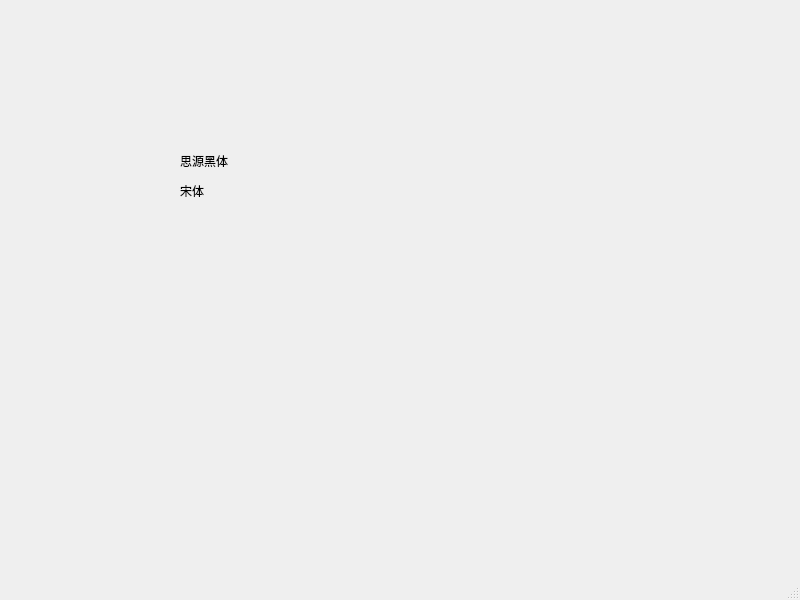
<?xml version="1.0" encoding="UTF-8"?>
<ui version="4.0">
 <class>MainWindow</class>
 <widget class="QMainWindow" name="MainWindow">
  <property name="geometry">
   <rect>
    <x>0</x>
    <y>0</y>
    <width>800</width>
    <height>600</height>
   </rect>
  </property>
  <property name="windowTitle">
   <string>MainWindow</string>
  </property>
  <widget class="QWidget" name="centralwidget">
   <widget class="QLabel" name="cal_img_label">
    <property name="enabled">
     <bool>true</bool>
    </property>
    <property name="geometry">
     <rect>
      <x>90</x>
      <y>70</y>
      <width>261</width>
      <height>131</height>
     </rect>
    </property>
    <property name="text">
     <string/>
    </property>
   </widget>
   <widget class="QLabel" name="label">
    <property name="geometry">
     <rect>
      <x>180</x>
      <y>150</y>
      <width>67</width>
      <height>22</height>
     </rect>
    </property>
    <property name="styleSheet">
     <string notr="true">font: 11pt &quot;Noto Sans Adlam Unjoined&quot;;</string>
    </property>
    <property name="text">
     <string>&lt;html&gt;&lt;head/&gt;&lt;body&gt;&lt;p&gt;思源黑体&lt;/p&gt;&lt;/body&gt;&lt;/html&gt;</string>
    </property>
   </widget>
   <widget class="QLabel" name="label_2">
    <property name="geometry">
     <rect>
      <x>180</x>
      <y>180</y>
      <width>67</width>
      <height>22</height>
     </rect>
    </property>
    <property name="styleSheet">
     <string notr="true">font: 11pt &quot;Noto Sans Adlam Unjoined&quot;;</string>
    </property>
    <property name="text">
     <string>&lt;html&gt;&lt;head/&gt;&lt;body&gt;&lt;p&gt;宋体&lt;/p&gt;&lt;/body&gt;&lt;/html&gt;</string>
    </property>
   </widget>
  </widget>
  <widget class="QMenuBar" name="menubar">
   <property name="geometry">
    <rect>
     <x>0</x>
     <y>0</y>
     <width>800</width>
     <height>34</height>
    </rect>
   </property>
  </widget>
  <widget class="QStatusBar" name="statusbar"/>
 </widget>
 <resources/>
 <connections/>
</ui>
